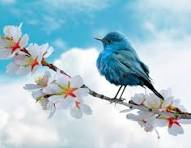
#> input picture image.jpeg, 191 x 148 px
$ python EXPERIMENT.PY
#> lines starting #> are read from the running program, lines starting #| are printed output that depends on the picture; long printed decimals are rounded
# ============================================================
# EXPERIMENT NO. 1
# Implementation of Fundamental Image Processing Operations
# using Python and OpenCV
# ============================================================

# Step 1: Import required libraries
import cv2
import numpy as np
import matplotlib.pyplot as plt
import os


# ============================================================
# Step 2: Load the image
# ============================================================

# IMPORTANT:
# Change "image.jpg" to the exact name of your image.
# Example: "photo.png"
image_path = "image.jpeg"

# Check whether image file exists
if not os.path.exists(image_path):
    print("ERROR: Image file not found!")
    print("Current folder:", os.getcwd())
    print("Please make sure your image is in the same folder as EXPERIMENT.PY")
    print("Files available in this folder:")

    for file in os.listdir():
        print(" -", file)

    exit()

# Read image using OpenCV
image = cv2.imread(image_path)
#> image is the input picture: shape (148, 191, 3); mean B, G, R 209.9, 198.1, 169.8

# Check whether image was loaded successfully
if image is None:
    print("ERROR: OpenCV could not read the image.")
    exit()

print("Image loaded successfully!")
print("Image file:", image_path)


# ============================================================
# Step 3: Convert BGR to RGB
# ============================================================

# OpenCV reads images in BGR format.
# Matplotlib expects RGB format.
image_rgb = cv2.cvtColor(image, cv2.COLOR_BGR2RGB)


# ============================================================
# Step 4: Display Original Image
# ============================================================

# cv2.imshow() is NOT used because this experiment
# is being performed in GitHub Codespaces/browser.

plt.figure(figsize=(8, 6))
plt.imshow(image_rgb)
plt.title("Original Image")
plt.axis("off")
plt.show()


# ============================================================
# Step 5: Examine Image Properties
# ============================================================

height, width, channels = image.shape
#> height = 148; width = 191; channels = 3

print("\n========================================")
print("IMAGE PROPERTIES")
print("========================================")

print("Width        :", width)
#| Width        : 191
print("Height       :", height)
#| Height       : 148
print("Channels     :", channels)
#| Channels     : 3
print("Resolution   :", width, "x", height)
#| Resolution   : 191 x 148
print("Data Type    :", image.dtype)
#| Data Type    : uint8
print("Total Pixels :", width * height)
#| Total Pixels : 28268


# ============================================================
# Step 6: Save Image in JPEG and PNG Formats
# ============================================================

cv2.imwrite("output_image.jpg", image)
cv2.imwrite("output_image.png", image)

print("\n========================================")
print("IMAGE STORAGE")
print("========================================")

print("JPEG saved as : output_image.jpg")
print("PNG saved as  : output_image.png")


# ============================================================
# Step 7: Convert Image to Grayscale
# ============================================================

gray_image = cv2.cvtColor(
    image,
    cv2.COLOR_BGR2GRAY
)
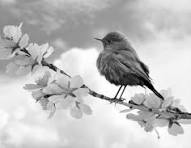
#> gray_image: shape (148, 191); min 0, max 255, mean 191

plt.figure(figsize=(8, 6))
plt.imshow(gray_image, cmap="gray")
plt.title("Grayscale Image")
plt.axis("off")
plt.show()


# ============================================================
# Step 8: Convert Image to HSV
# ============================================================

hsv_image = cv2.cvtColor(
    image,
    cv2.COLOR_BGR2HSV
)
#> hsv_image: shape (148, 191, 3); mean H, S, V 93.3, 60.5, 212.6

# Convert HSV to RGB for proper visualization
hsv_rgb = cv2.cvtColor(
    hsv_image,
    cv2.COLOR_HSV2RGB
)

plt.figure(figsize=(8, 6))
plt.imshow(hsv_rgb)
plt.title("HSV Image")
plt.axis("off")
plt.show()


# ============================================================
# Step 9: Convert Image to LAB
# ============================================================

lab_image = cv2.cvtColor(
    image,
    cv2.COLOR_BGR2LAB
)
#> lab_image: shape (148, 191, 3); mean of channels 0, 1, 2 199.6, 122.7, 119.5

# Convert LAB back to RGB for visualization
lab_rgb = cv2.cvtColor(
    lab_image,
    cv2.COLOR_LAB2RGB
)

plt.figure(figsize=(8, 6))
plt.imshow(lab_rgb)
plt.title("LAB Image")
plt.axis("off")
plt.show()


# ============================================================
# Step 10: Resize Image
# ============================================================

# Resize image to 50% of original size

new_width = max(1, width // 2)
#> new_width = 95
new_height = max(1, height // 2)
#> new_height = 74

resized_image = cv2.resize(
    image,
    (new_width, new_height)
)
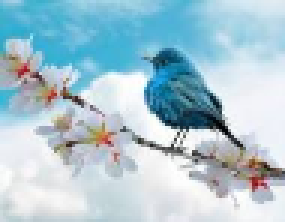
#> resized_image: shape (74, 95, 3) (shown 3 times larger); mean B, G, R 209.8, 198.1, 169.6

resized_rgb = cv2.cvtColor(
    resized_image,
    cv2.COLOR_BGR2RGB
)

plt.figure(figsize=(8, 6))
plt.imshow(resized_rgb)
plt.title("Resized Image - 50%")
plt.axis("off")
plt.show()


# ============================================================
# Step 11: Rotate Image
# ============================================================

# Find image center
center = (
    width // 2,
    height // 2
)
#> center = (95, 74)

# Create rotation matrix
rotation_matrix = cv2.getRotationMatrix2D(
    center,
    45,
    1.0
)

# Rotate image by 45 degrees
rotated_image = cv2.warpAffine(
    image,
    rotation_matrix,
    (width, height)
)
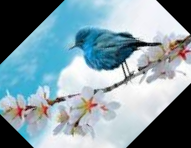
#> rotated_image: shape (148, 191, 3); mean B, G, R 165.8, 156, 132.5

rotated_rgb = cv2.cvtColor(
    rotated_image,
    cv2.COLOR_BGR2RGB
)

plt.figure(figsize=(8, 6))
plt.imshow(rotated_rgb)
plt.title("Rotated Image - 45 Degrees")
plt.axis("off")
plt.show()


# ============================================================
# Step 12: Horizontal Flip
# ============================================================

horizontal_flip = cv2.flip(
    image,
    1
)
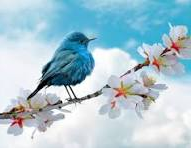
#> horizontal_flip: shape (148, 191, 3); mean B, G, R 209.9, 198.1, 169.8

horizontal_flip_rgb = cv2.cvtColor(
    horizontal_flip,
    cv2.COLOR_BGR2RGB
)

plt.figure(figsize=(8, 6))
plt.imshow(horizontal_flip_rgb)
plt.title("Horizontal Flip")
plt.axis("off")
plt.show()


# ============================================================
# Step 13: Vertical Flip
# ============================================================

vertical_flip = cv2.flip(
    image,
    0
)
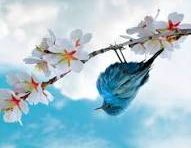
#> vertical_flip: shape (148, 191, 3); mean B, G, R 209.9, 198.1, 169.8

vertical_flip_rgb = cv2.cvtColor(
    vertical_flip,
    cv2.COLOR_BGR2RGB
)

plt.figure(figsize=(8, 6))
plt.imshow(vertical_flip_rgb)
plt.title("Vertical Flip")
plt.axis("off")
plt.show()


# ============================================================
# Step 14: Image Complement / Negative Image
# ============================================================

# Negative = 255 - Original Image

negative_image = 255 - image
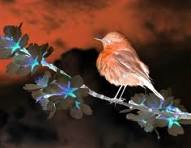
#> negative_image: shape (148, 191, 3); mean B, G, R 45.1, 56.9, 85.2

negative_rgb = cv2.cvtColor(
    negative_image,
    cv2.COLOR_BGR2RGB
)

plt.figure(figsize=(8, 6))
plt.imshow(negative_rgb)
plt.title("Negative / Complement Image")
plt.axis("off")
plt.show()


# ============================================================
# Step 15: Crop Region of Interest (ROI)
# ============================================================

# Define ROI coordinates
# The coordinates automatically adjust according to image size.

x1 = 0
y1 = 0

x2 = min(300, width)
#> x2 = 191
y2 = min(300, height)
#> y2 = 148

roi = image[
    y1:y2,
    x1:x2
]

# Check ROI
if roi.size == 0:
    print("ROI could not be created.")
    exit()

roi_rgb = cv2.cvtColor(
    roi,
    cv2.COLOR_BGR2RGB
)

plt.figure(figsize=(6, 5))
plt.imshow(roi_rgb)
plt.title("Region of Interest (ROI)")
plt.axis("off")
plt.show()


# ============================================================
# Step 16: Display Original and Processed Images Together
# ============================================================

plt.figure(figsize=(16, 10))

# Original
plt.subplot(2, 4, 1)
plt.imshow(image_rgb)
plt.title("Original")
plt.axis("off")

# Grayscale
plt.subplot(2, 4, 2)
plt.imshow(gray_image, cmap="gray")
plt.title("Grayscale")
plt.axis("off")

# Resized
plt.subplot(2, 4, 3)
plt.imshow(resized_rgb)
plt.title("Resized")
plt.axis("off")

# Rotated
plt.subplot(2, 4, 4)
plt.imshow(rotated_rgb)
plt.title("Rotated")
plt.axis("off")

# Horizontal Flip
plt.subplot(2, 4, 5)
plt.imshow(horizontal_flip_rgb)
plt.title("Horizontal Flip")
plt.axis("off")

# Vertical Flip
plt.subplot(2, 4, 6)
plt.imshow(vertical_flip_rgb)
plt.title("Vertical Flip")
plt.axis("off")

# Negative
plt.subplot(2, 4, 7)
plt.imshow(negative_rgb)
plt.title("Negative")
plt.axis("off")

# ROI
plt.subplot(2, 4, 8)
plt.imshow(roi_rgb)
plt.title("ROI")
plt.axis("off")

plt.tight_layout()

# Save comparison image
plt.savefig(
    "all_operations.png",
    dpi=300,
    bbox_inches="tight"
)

plt.show()


# ============================================================
# Step 17: Save All Processed Images
# ============================================================

cv2.imwrite(
    "grayscale.jpg",
    gray_image
)

cv2.imwrite(
    "resized.jpg",
    resized_image
)

cv2.imwrite(
    "rotated.jpg",
    rotated_image
)

cv2.imwrite(
    "horizontal_flip.jpg",
    horizontal_flip
)

cv2.imwrite(
    "vertical_flip.jpg",
    vertical_flip
)

cv2.imwrite(
    "negative.jpg",
    negative_image
)

cv2.imwrite(
    "roi.jpg",
    roi
)


# ============================================================
# Step 18: Basic Analysis of Grayscale Image
# ============================================================

minimum_intensity = np.min(gray_image)
#> minimum_intensity = 0
maximum_intensity = np.max(gray_image)
#> maximum_intensity = 255
mean_intensity = np.mean(gray_image)
#> mean_intensity = 191

print("\n========================================")
print("GRAYSCALE IMAGE ANALYSIS")
print("========================================")

print("Shape              :", gray_image.shape)
#| Shape              : (148, 191)
print("Data Type          :", gray_image.dtype)
#| Data Type          : uint8
print("Minimum Intensity  :", minimum_intensity)
#| Minimum Intensity  : 0
print("Maximum Intensity  :", maximum_intensity)
#| Maximum Intensity  : 255
print("Mean Intensity     :", mean_intensity)
#| Mean Intensity     : 190.988


# ============================================================
# Step 19: ROI Properties
# ============================================================

roi_height, roi_width, roi_channels = roi.shape
#> roi_height = 148; roi_width = 191; roi_channels = 3

print("\n========================================")
print("ROI PROPERTIES")
print("========================================")

print("ROI Width     :", roi_width)
#| ROI Width     : 191
print("ROI Height    :", roi_height)
#| ROI Height    : 148
print("ROI Channels  :", roi_channels)
#| ROI Channels  : 3
print("ROI Shape     :", roi.shape)
#| ROI Shape     : (148, 191, 3)


# ============================================================
# Step 20: Final Message
# ============================================================

print("\n========================================")
print("EXPERIMENT COMPLETED SUCCESSFULLY!")
print("========================================")

print("\nGenerated files:")

print("1. output_image.jpg")
print("2. output_image.png")
print("3. grayscale.jpg")
print("4. resized.jpg")
print("5. rotated.jpg")
print("6. horizontal_flip.jpg")
print("7. vertical_flip.jpg")
print("8. negative.jpg")
print("9. roi.jpg")
print("10. all_operations.png")

print("\nAll fundamental image processing operations")
print("have been implemented successfully.")

$ run again, with GULL_CLAHE.jpg copied over image.jpeg
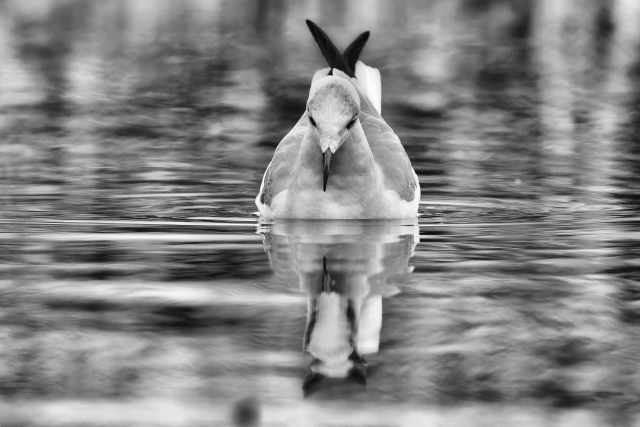
#> input picture GULL_CLAHE.jpg, 1280 x 853 px (shown at 1/2 size)
#> image is the input picture: shape (853, 1280, 3); min 0, max 255, mean 132.3
#| Width        : 1280
#| Height       : 853
#| Channels     : 3
#| Resolution   : 1280 x 853
#| Data Type    : uint8
#| Total Pixels : 1091840
#> hsv_image: shape (853, 1280, 3); mean H, S, V 0, 0, 132.3
#> lab_image: shape (853, 1280, 3); mean of channels 0, 1, 2 139.6, 128, 128
#> `negative_image = 255 - image`:
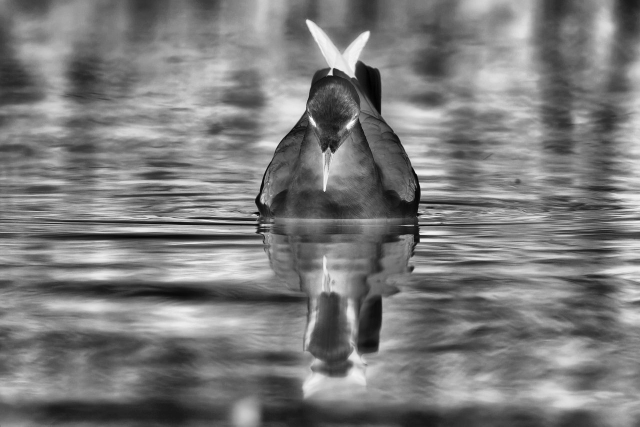
#> negative_image: shape (853, 1280, 3) (shown at 1/2 size); min 0, max 255, mean 122.7
#> `roi = image[ y1:y2, x1:x2 ]`:
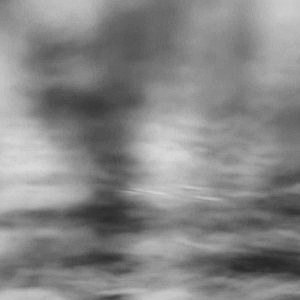
#> roi: shape (300, 300, 3); min 38, max 216, mean 134.2
#> minimum_intensity = 0
#> maximum_intensity = 255
#> mean_intensity = 132.3
#| Shape              : (853, 1280)
#| Data Type          : uint8
#| Minimum Intensity  : 0
#| Maximum Intensity  : 255
#| Mean Intensity     : 132.339
#| ROI Width     : 300
#| ROI Height    : 300
#| ROI Channels  : 3
#| ROI Shape     : (300, 300, 3)
